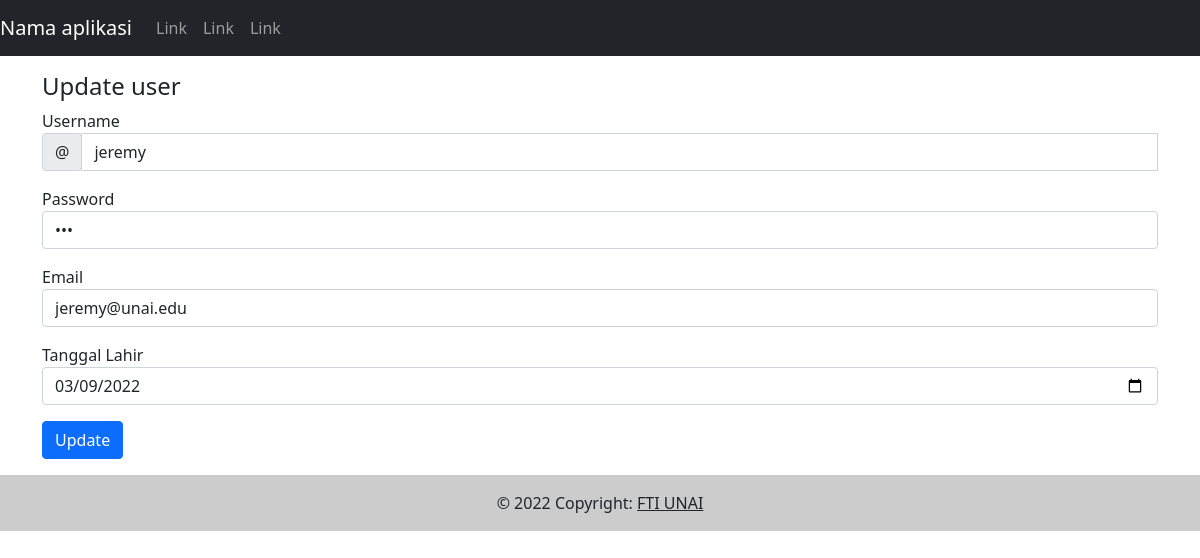
Page /edit.php?id=2 on the committed database.
### tables this page shows
CREATE TABLE `user` (
  `id` int(11) NOT NULL,
  `username` varchar(254) NOT NULL,
  `password` varchar(254) NOT NULL,
  `email` varchar(254) NOT NULL,
  `tgl_lahir` date NOT NULL
);

### edit.php (the view, shortened to what this page needs)
<?php
include("header.php");
include("nav.php");
?>
<div class="container">
    <?php
    include_once("connector.php");
    if  (isset($_GET['id'])) {
        $id = $_GET['id'];
        $sql = "SELECT * FROM user WHERE id=$id";
        $result = $conn->query($sql);
        if ($result->num_rows > 0) {
            while($row = $result->fetch_assoc()) {
                $username = $row['username'];
                $password = $row['password'];
                $email = $row['email'];
                $tgl_lahir = $row['tgl_lahir'];
            }
        }
        else {
            echo "ID not found";
        }
    }
    ?>
    <h4 class="mt-3">Update user</h4>
    <form action="update.php" method="POST">
        <div class="mb-3">
            <label for="username">Username</label>
            <div class="input-group">
                <div class="input-group-prepend">
                    <span class="input-group-text">@</span>
                </div>
                <input type="text" class="form-control" id="username" name="username" placeholder="Username" value="<?php echo $username; ?>" required>
            </div>
        </div>
        <div class="mb-3">
            <label for="password">Password</label>
            <input type="password" class="form-control" id="password" name="password" value="<?php echo $password; ?>" placeholder="Type your password here">
        </div>
        <div class="mb-3">
            <label for="email">Email</label>
            <input type="email" class="form-control" id="email" name="email" value="<?php echo $email; ?>" placeholder="you@example.com">
        </div>
        <div class="mb-3">
            <label for="tgl_lahir">Tanggal Lahir</span></label>
            <input type="date" class="form-control" id="tgl_lahir" name="tgl_lahir" value="<?php echo $tgl_lahir; ?>">
        </div>
        <input type="submit" name="update" class="btn btn-primary btn-md btn-block" value="Update">
    </form>
</div>
<?php include("footer.php"); ?>
</body>
</html>

### rows in the picture
user: username "jeremy", email "jeremy@unai.edu", tgl_lahir "03/09/2022"
